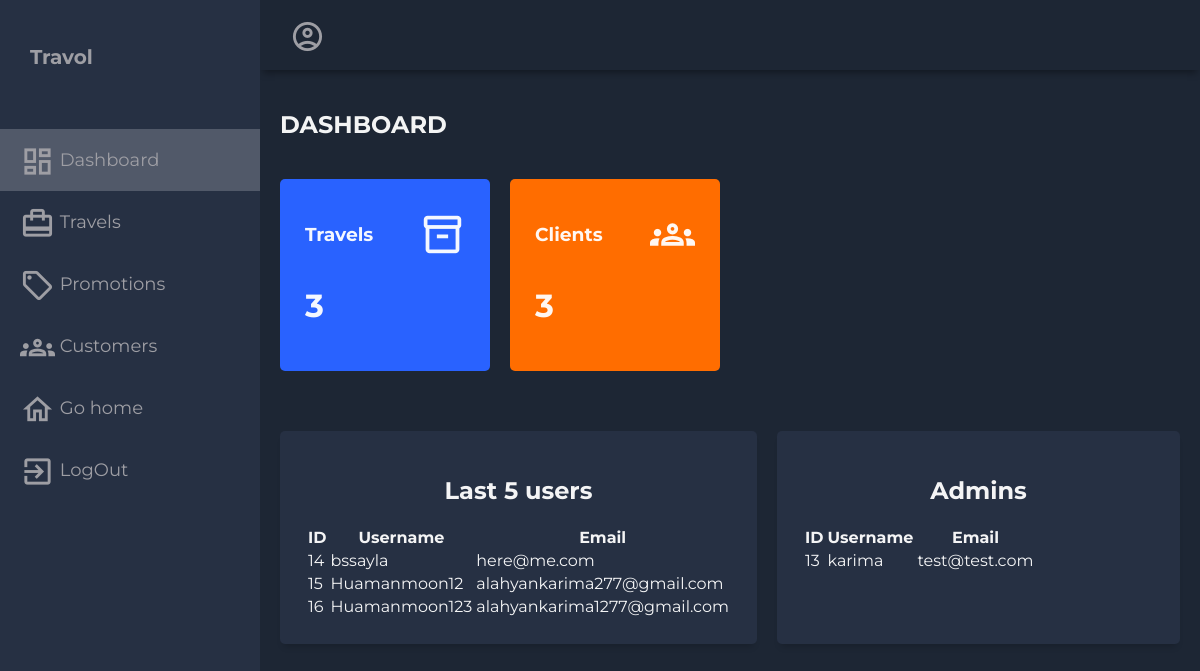
Before: /administrator/ with the older database file.
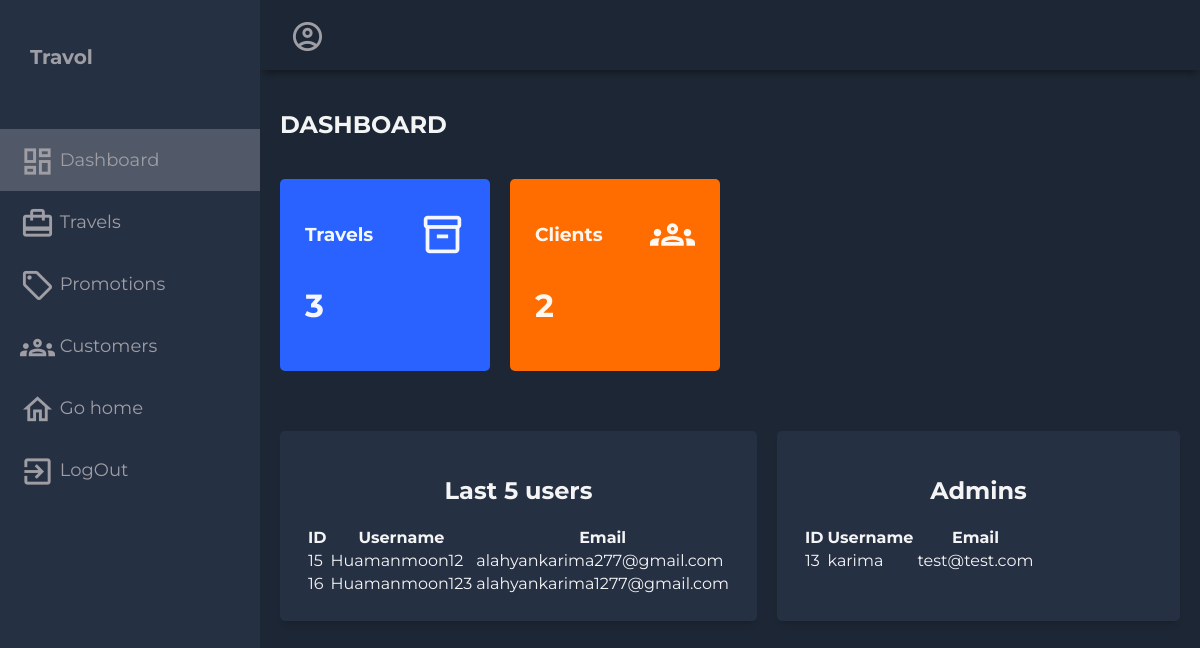
After: the same page with the newer database file.
### myfirstapp/models.py (models this page shows, shortened)
class CustomUser(AbstractUser):
    email = models.EmailField(unique=True)
    password = models.CharField(max_length=128)  # Use a more secure method for storing passwords
    birth_date = models.DateField(null=True, blank=True)
    first_name = models.CharField(max_length=30)
    last_name = models.CharField(max_length=30)
    groups = models.ManyToManyField(
        "auth.Group",
        related_name="customuser_set",
        blank=True,
        help_text="The groups this user belongs to. A user will get all permissions granted to each of their groups.",
        verbose_name="groups",
    )
    user_permissions = models.ManyToManyField(
        "auth.Permission",
        related_name="customuser_set",
        blank=True,
        help_text="Specific permissions for this user.",
        verbose_name="user permissions",
    )

### myfirstapp/views.py (the view)
# urls.py: path('administrator/', administrator_dashboard, name='administrator_dashboard'),
def administrator_dashboard(request):
    username = request.user.username
    last_five_users = get_user_model().objects.filter(is_superuser=False)[:5]
    all_admins = get_user_model().objects.filter(is_superuser=True)
    num_travels = Travel.objects.count()
    num_users = get_user_model().objects.filter(is_superuser=False).count()
    context = {
        'last_five_users': last_five_users,
        'all_admins': all_admins,
        'num_travels': num_travels,
        'num_users': num_users,
        'username': username,
    }
    return render(request, 'myfirstapp/administrateur.html', context)

### myfirstapp/templates/myfirstapp/administrateur.html (shortened to what this page needs)
<!DOCTYPE html>
<html lang="en">
  <head>
  </head>
  <body>
    <div class="grid-container">
      <header class="header">
        <div class="header-right">
          <span class="material-icons-outlined">account_circle</span>
        </div>
      </header>
      <aside id="sidebar">
        <div class="sidebar-title">
          <div class="sidebar-brand">
           Travol
          </div>
        </div>
        <ul class="sidebar-list">
          <li class="sidebar-list-item" id="aa">
            <a href="{%url 'administrator_dashboard'}" target="_blank">
              <span class="material-icons-outlined">dashboard</span> Dashboard
            </a>
          </li>
          <li class="sidebar-list-item">
            <a href="{% url 'list_travels'%}" target="_blank">
                <span class="material-icons-outlined">card_travel</span> Travels
            </a>
          </li>
          <li class="sidebar-list-item">
            <a href="{% url 'add_promotion' %}" target="_blank">
                <span class="material-icons-outlined">local_offer</span> Promotions
            </a>
          </li>
          <li class="sidebar-list-item">
            <a href="{% url 'client_list' %}" target="_blank">
              <span class="material-icons-outlined">groups</span> Customers
            </a>
          </li>
          <li class="sidebar-list-item">
            <a href="{% url 'home_page' %}" target="_blank">
                <span class="material-icons-outlined">home</span> Go home
            </a>
        </li>
        <li class="sidebar-list-item">
            <a href="{% url 'logout_view' %}" target="_blank">
                <span class="material-icons-outlined">exit_to_app</span> LogOut
            </a>
        </li>
        </ul>
      </aside>
      <main class="main-container">
        <div class="main-title">
          <h2>DASHBOARD</h2>
        </div>
        <div class="main-cards">
          <div class="card">
            <div class="card-inner">
              <h3>Travels</h3>
              <span class="material-icons-outlined">inventory_2</span>
            </div>
            <h1>{{ num_travels }}</h1>
          </div>
          <div class="card">
            <div class="card-inner">
              <h3>Clients</h3>
              <span class="material-icons-outlined">groups</span>
            </div>
            <h1>{{ num_users }}</h1>
          </div>
        </div>
        <div class="charts">
          <div class="charts-card">
            <h2 class="chart-title">Last 5 users</h2>
            <table class="table">
                <thead>
                    <tr>
                        <th>ID</th>
                        <th>Username</th>
                        <th>Email</th>
                    </tr>
                </thead>
                <tbody>
                    {% for user in last_five_users %}
                        <tr>
                            <td>{{ user.id }}</td>
                            <td>{{ user.username }}</td>
                            <td>{{ user.email }}</td>
                        </tr>
                    {% endfor %}
                </tbody>
            </table>
        </div>
   <div class="charts-card">
          <h2 class="chart-title">Admins</h2>
          <div class="row">
            <table class="table">
            <thead>
                <tr>
                    <th>ID</th>
                    <th>Username</th>
                    <th>Email</th>
                </tr>
            </thead>
            <tbody>
                {% for admin in all_admins %}
                    <tr>
                        <td>{{ admin.id }}</td>
                        <td>{{ admin.username }}</td>
                        <td>{{ admin.email }}</td>
                    </tr>
                {% endfor %}
            </tbody></table>
          </div>
      </div>
        </div>
      </main>
    </div>
  </body>
</html>

Changed rows visible on the page:
removed CustomUser: id "14", username "bssayla", email "here@me.com", shown under "Last 5 users"
Other visible differences:
{{ num_users }}: "3" → "2"
